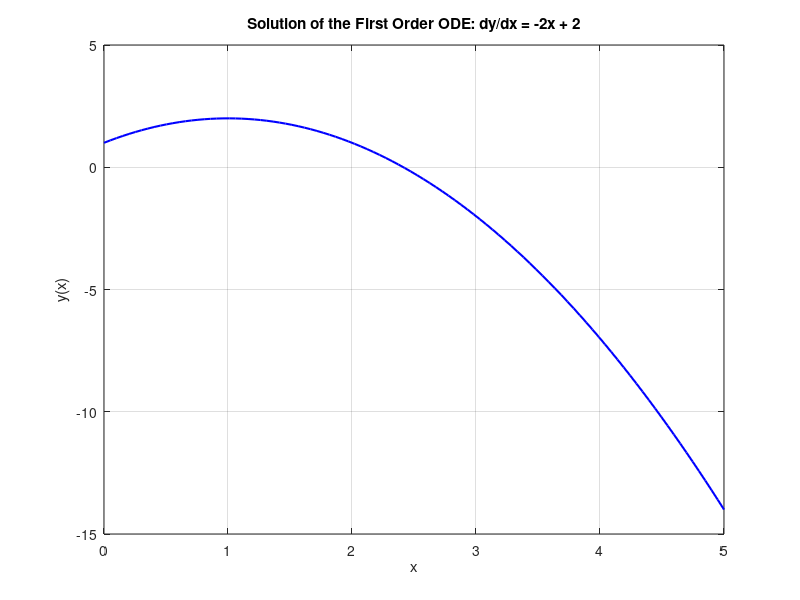

Write MATLAB code to recreate this figure.
% y is the dependent variable, x is the IV
% dy/dx = -2*x + 2
F = @(x,y) -2*x + 2;
% define the initial condition y(0) = 1
initialcondition = 1;
% define the x values for which you want to obtain the corresponding y
% values
xvalues = linspace(0,5,100);
% solve the F using F45
[xSol,ySol] = ode45(F,xvalues,initialcondition);
% plot the solution
plot(xSol,ySol,'b-','LineWidth',1.5);
xlabel('x');
ylabel('y(x)');
title('Solution of the First Order ODE: dy/dx = -2x + 2');
grid on;
